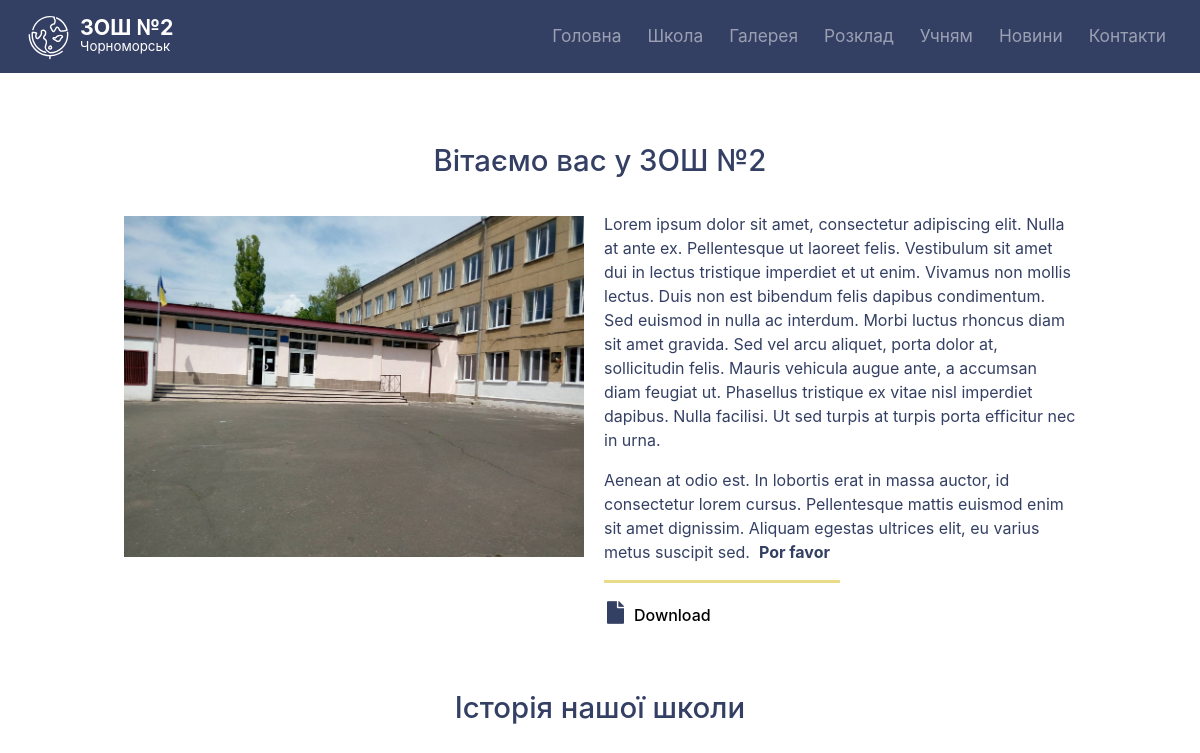
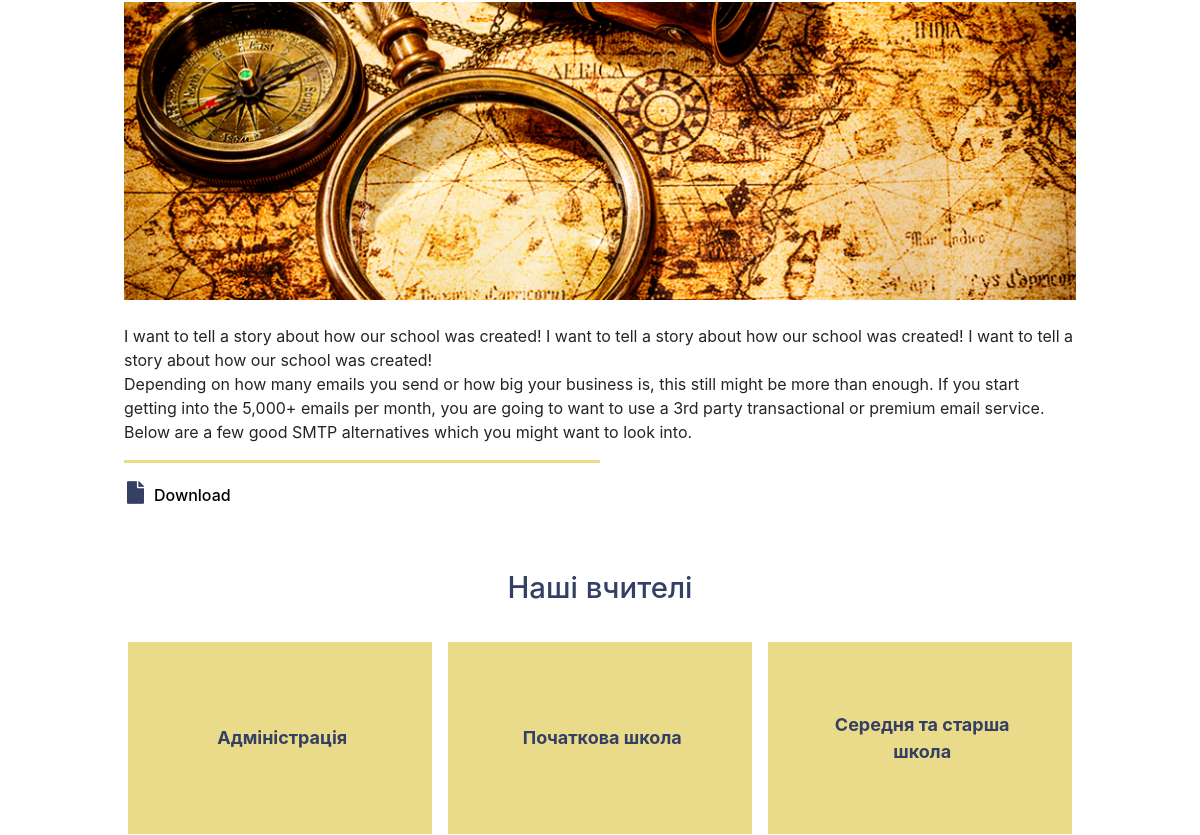
Page /about/ (upper part) on the earlier database version (2 pictures, top to bottom).
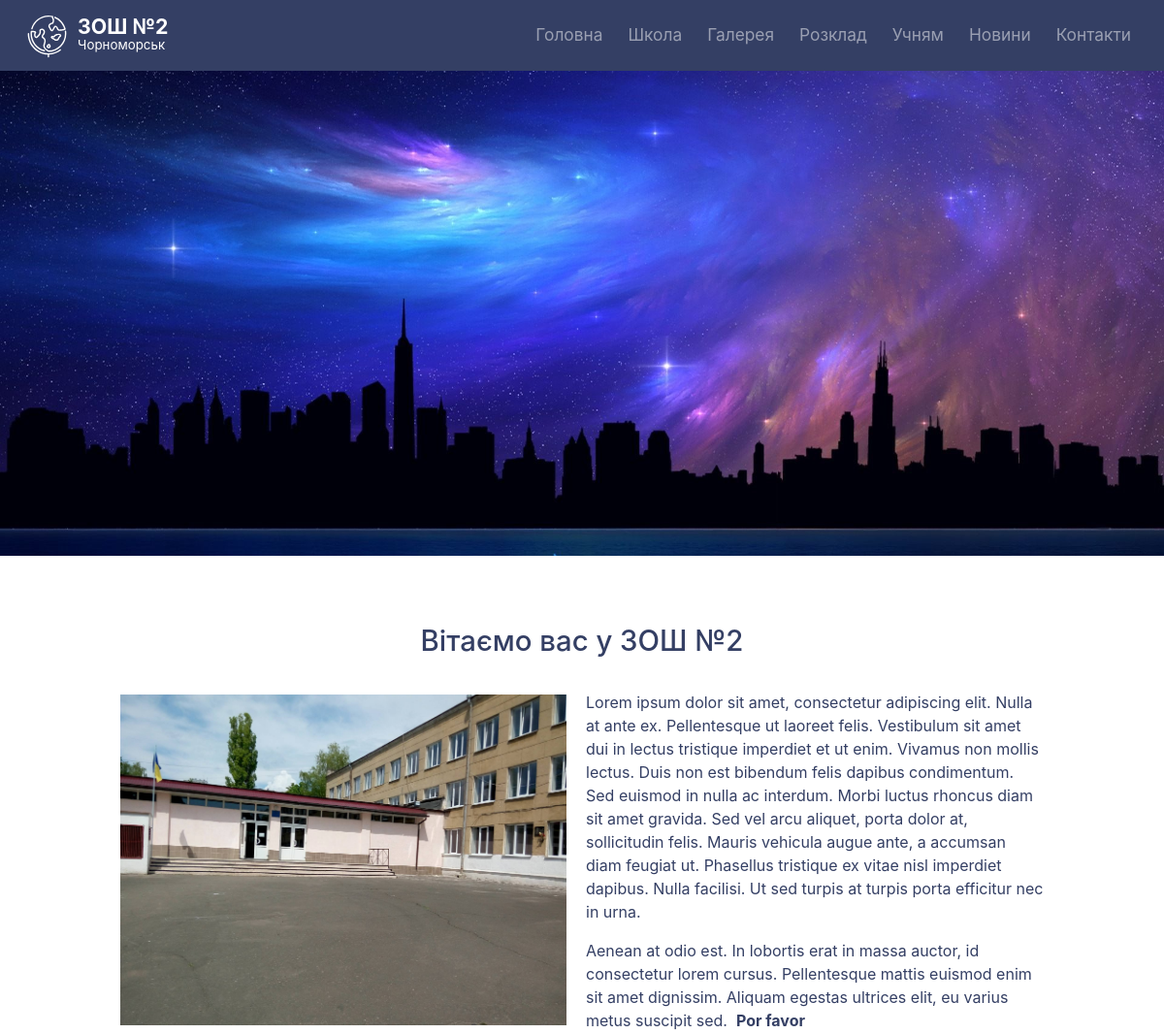
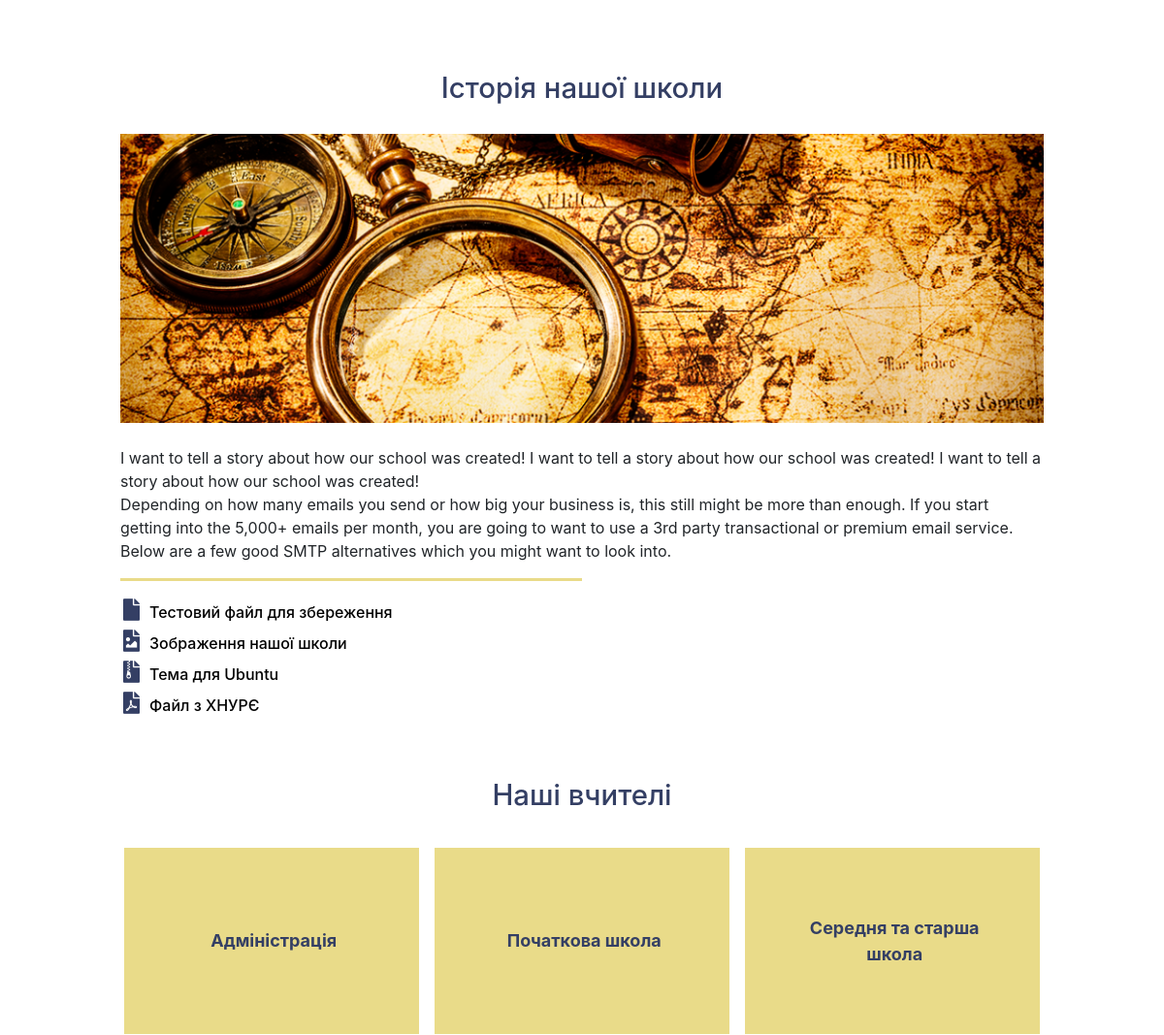
Same page on the later database version (2 pictures, top to bottom).
### core/models.py (models this page shows, shortened)
class About(models.Model):
	welcome = 'welcome'
	history = 'history'
	TYPES = (
		(welcome, "welcome"),
		(history, "history"),
		)
	post_type = models.CharField(max_length=25, choices=TYPES, default=welcome)
	title = models.CharField(max_length=300)
	image = models.ImageField(default=None, upload_to='about_pics', blank=True)
	content = models.TextField()

class AttachedFileAbout(models.Model):
	file = models.FileField(upload_to="attached_files", blank=True)
	about = models.ForeignKey(About, related_name='about_files', on_delete=models.SET_NULL, null=True)
	name = models.CharField(max_length=300)

### core/views.py (the view)
# urls.py: path('about/', views.about, name='core-about'),
def about(request):
	background_list = Background.objects.filter(page='about')
	try:
		background_about = background_list[0].image
	except:
		background_about = None
	context = {
		'title': 'About',
		'about': About.objects.all(),
		'teachers': Teacher.objects.all(),
		'background_about': background_about,
	}
	return render(request, 'core/about.html', context)

### core/templates/core/about.html (shortened to what this page needs)
{% extends 'core/base.html' %}
{% block content %}
	<div class="row justify-content-center">
		<div class="col-md-11">
			{% for welcome in about %}
				{% if welcome.post_type == "welcome" %}
				<div class="row mb-0">
					<div class="col-md-12">
						<h2 class="section-title" align="center">{{ welcome.title }}</h2>
					</div>
					{% if welcome.image %}
						<div class="col-md-6 p-1 pr-3 pt-4 welcome-image-fix">
							<img src="{{ welcome.image.url }}" width="100%">
						</div>
						<div class="col-md-6 p-1 about-welcome-text">
							<p>{{ welcome.content|safe }}</p>
							{% if welcome.about_files.all %}
								<hr class="hr-yellow-download" align="left">
								{% for link in welcome.about_files.all %}
									<a href="{{ link.file.url }}" class="link-icon link-icon-text">{{ link.name }}</a> <br>
								{% endfor %}
							{% endif %}
						</div>
					{% endif %}
				</div>
				{% endif %}
			{% endfor %}
		</div>
	</div>
	<div class="row justify-content-center">
		<div class="col-md-11">
		{% for history in about %}
			{% if history.post_type == "history" %}
				<div class="row mt-0 mb-0">
					<div class="col-md-12">
						<h2  class="section-title" align="center" >{{ history.title }}</h2>
					</div>
					<div class="col-md-12 p-1 pt-3">
						{% if history.image %}
							<img src="{{ history.image.url }}" width="100%" class="pb-4">
						{% endif %}
						<p>{{ history.content|safe }}</p>
						{% if history.about_files.all %}
								<hr class="hr-yellow-download" align="left" >
								{% for link in history.about_files.all %}
									<a href="{{ link.file.url }}" class="link-icon link-icon-text">{{ link.name }}</a> <br>
								{% endfor %}
							{% endif %}
					</div>
				</div>
			{% endif %}
		{% endfor %}
		</div>
	</div>
	<div class="row justify-content-center">
		<div class="col-md-12">
			<h2 class="section-title" align="center">Наші вчителі</h2>
		</div>
		<div class="col-md-11">
			<div class="row ">
				<div class="col-md-4 p-2">
					<a href="{% url 'core-about-teachers-management' %}" class="about-teacher-item">
						<div class="about-teacher-block" style="">
							<span class="about-teacher-title">Адміністрація</span>
						</div>
					</a>
				</div>
				<div class="col-md-4 p-2">
					<a href="{% url 'core-about-teachers-primary' %}" class="about-teacher-item">
						<div class="about-teacher-block">
							<span class="about-teacher-title">Початкова школа</span>
						</div>
					</a>
				</div>
				<div class="col-md-4 p-2">
					<a href="{% url 'core-about-teachers-secondary' %}" class="about-teacher-item">
						<div class="about-teacher-block">
							<span class="about-teacher-title">Cередня та старша школа</span>
						</div>
					</a>
				</div>
			</div>
		</div>
	</div>
	<br>
{% endblock content %}

Differences in the rows shown:
removed AttachedFileAbout: name "Download", shown under About "Вітаємо вас у ЗОШ №2"
changed AttachedFileAbout: name "Download" → "Тестовий файл для збереження"
added AttachedFileAbout: name "Зображення нашої школи", shown under About "Історія нашої школи"
added AttachedFileAbout: name "Тема для Ubuntu", shown under About "Історія нашої школи"
added AttachedFileAbout: name "Файл з ХНУРЄ", shown under About "Історія нашої школи"
